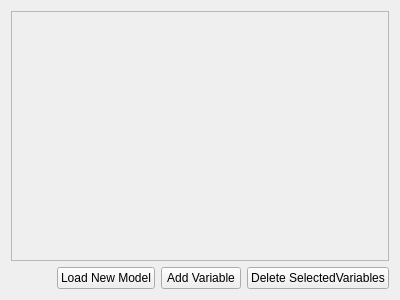
<?xml version="1.0" encoding="UTF-8"?>
<ui version="4.0">
 <class>VariableTabContent</class>
 <widget class="QWidget" name="VariableTabContent">
  <property name="geometry">
   <rect>
    <x>0</x>
    <y>0</y>
    <width>400</width>
    <height>300</height>
   </rect>
  </property>
  <property name="windowTitle">
   <string>Form</string>
  </property>
  <layout class="QVBoxLayout" name="verticalLayout">
   <item>
    <widget class="QScrollArea" name="scrollArea">
     <property name="widgetResizable">
      <bool>true</bool>
     </property>
     <widget class="GUI::L_System::VariablesWidget" name="declaredVariables">
      <property name="geometry">
       <rect>
        <x>0</x>
        <y>0</y>
        <width>380</width>
        <height>248</height>
       </rect>
      </property>
     </widget>
    </widget>
   </item>
   <item>
    <layout class="QHBoxLayout" name="horizontalLayout">
     <item>
      <spacer name="horizontalSpacer">
       <property name="orientation">
        <enum>Qt::Horizontal</enum>
       </property>
       <property name="sizeHint" stdset="0">
        <size>
         <width>40</width>
         <height>20</height>
        </size>
       </property>
      </spacer>
     </item>
     <item>
      <widget class="QPushButton" name="loadModelButton">
       <property name="text">
        <string>Load New Model</string>
       </property>
      </widget>
     </item>
     <item>
      <widget class="QPushButton" name="addVariableButton">
       <property name="text">
        <string>Add Variable</string>
       </property>
      </widget>
     </item>
     <item>
      <widget class="QPushButton" name="deleteVariableButtons">
       <property name="text">
        <string>Delete SelectedVariables</string>
       </property>
      </widget>
     </item>
    </layout>
   </item>
  </layout>
 </widget>
 <customwidgets>
  <customwidget>
   <class>GUI::L_System::VariablesWidget</class>
   <extends>QWidget</extends>
   <header>GUI/L_System/Variables/VariablesWidget.h</header>
   <container>1</container>
  </customwidget>
 </customwidgets>
 <resources/>
 <connections/>
</ui>
